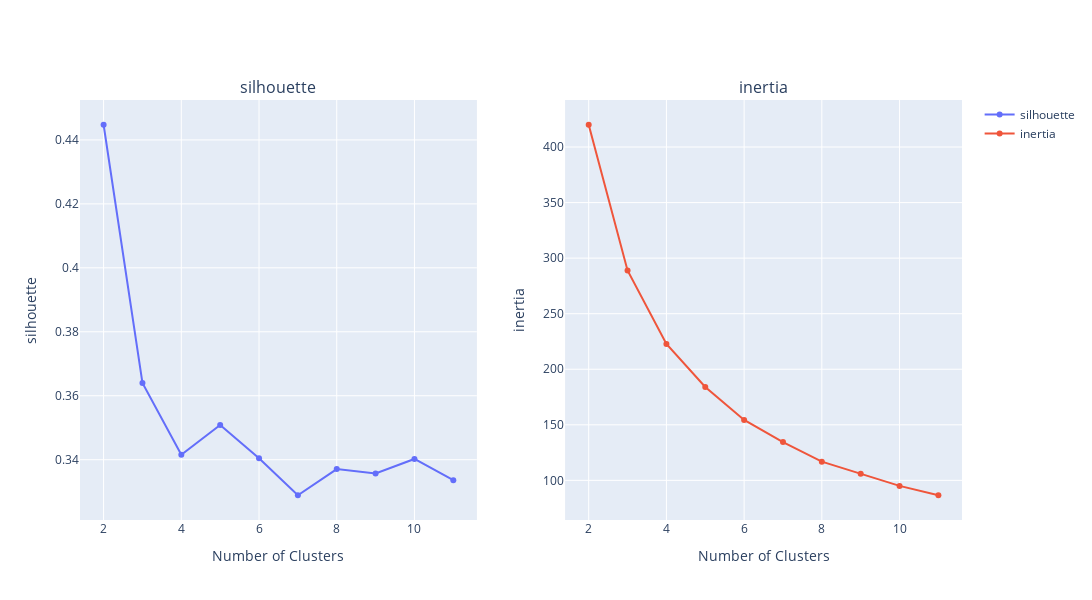

The notebook cell saved with this chart:
### Markdown cell above
## Investigate Different Clustering Algorithms

The following section will not seek to find the best machine learning clustering model, but will instead serve as an opportunity to learn about and investigate different clustering algorithms. Many of these will come from the scikit-learn module `sklearn.cluster`.

### KMeans

The Kmeans algorithm creates a defined number of clusters and optimises the position of the centroids of the clusters such that the total inertia of the clusters is minimised. Inertia is defined as the sum of the squares of the distances between each sample and the centroid of the cluster that it belongs to, where the centroid is some point which exists in the same space as the sample points.

### Code cell
max_clusters = 12
features = ['danceability', 'energy'] #, 'loudness', 'speechiness', 'acousticness', 'instrumentalness']

num_clusters_list = []
silh_score_list = []
inertia_score_list = []
for num_clusters in range(2, max_clusters):
    num_clusters_list += [num_clusters]
    clusterer = KMeans(
        n_clusters = num_clusters, 
        n_init = "auto",
        random_state = 666
    )
    cluster_labels = clusterer.fit_predict(tracks_audio_output[features])

    silh_score_list += [silhouette_score(tracks_audio_output[features], cluster_labels)]
    inertia_score_list += [clusterer.inertia_]
    

fig = make_subplots(rows=1, cols=2, subplot_titles = ['silhouette', 'inertia'])

for ii, (score_name, score_list) in enumerate(zip(['silhouette', 'inertia'], [silh_score_list, inertia_score_list])):
    fig.add_trace(
        go.Scatter(
            x = num_clusters_list,
            y = score_list,
            name = score_name
        ),
        row=1,
        col=ii+1
    )
    
    fig.update_xaxes(title_text = "Number of Clusters", row=1, col=ii+1)
    fig.update_yaxes(title_text = score_name, row=1, col=ii+1)
    
    
fig.update_layout(
    autosize=False,
    width=1200,
    height=600,
)

fig.show()

### Figure 1 — Plotly figure (JSON) as saved in the notebook; plotly's stock layout.template omitted (floating-point values rounded to 4 significant figures)
{"data": [{"name": "silhouette", "type": "scatter", "x": [2, 3, 4, 5, 6, 7, 8, 9, 10, 11], "xaxis": "x", "y": [0.4447, 0.364, 0.3415, 0.3509, 0.3405, 0.3289, 0.3371, 0.3357, 0.3402, 0.3336], "yaxis": "y"}, {"name": "inertia", "type": "scatter", "x": [2, 3, 4, 5, 6, 7, 8, 9, 10, 11], "xaxis": "x2", "y": [420.1, 288.9, 222.7, 184.1, 154.4, 134.4, 116.8, 106.1, 95.02, 86.6], "yaxis": "y2"}], "layout": {"annotations": [{"font": {"size": 16}, "showarrow": false, "text": "silhouette", "x": 0.225, "xanchor": "center", "xref": "paper", "y": 1, "yanchor": "bottom", "yref": "paper"}, {"font": {"size": 16}, "showarrow": false, "text": "inertia", "x": 0.775, "xanchor": "center", "xref": "paper", "y": 1, "yanchor": "bottom", "yref": "paper"}], "autosize": false, "height": 600, "width": 1200, "xaxis": {"anchor": "y", "autorange": true, "domain": [0, 0.45], "range": [1.404, 11.6], "title": {"text": "Number of Clusters"}, "type": "linear"}, "xaxis2": {"anchor": "y2", "autorange": true, "domain": [0.55, 1], "range": [1.404, 11.6], "title": {"text": "Number of Clusters"}, "type": "linear"}, "yaxis": {"anchor": "x", "autorange": true, "domain": [0, 1], "range": [0.3211, 0.4525], "title": {"text": "silhouette"}, "type": "linear"}, "yaxis2": {"anchor": "x2", "autorange": true, "domain": [0, 1], "range": [64.33, 442.3], "title": {"text": "inertia"}, "type": "linear"}}}
